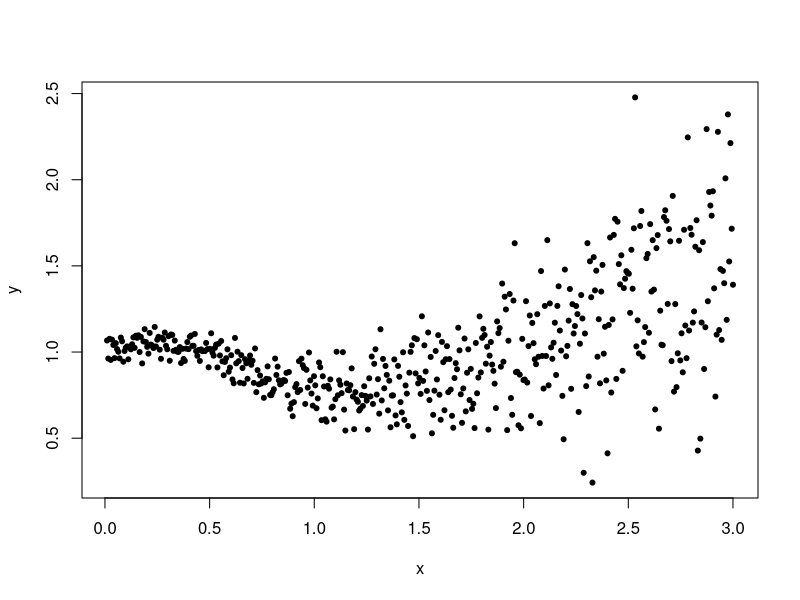
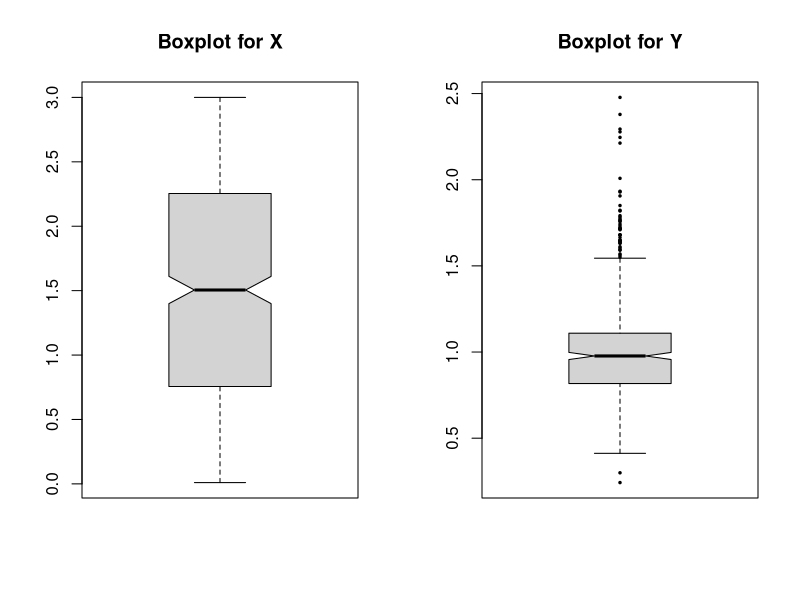
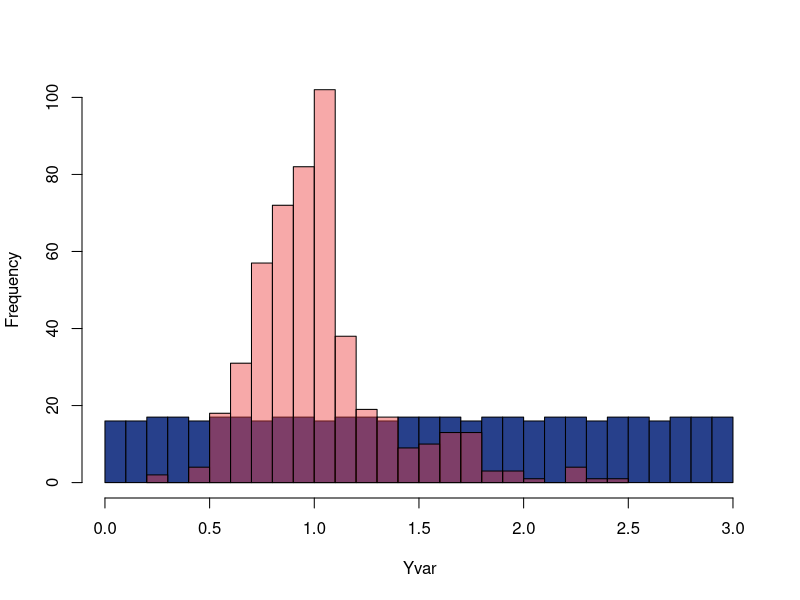
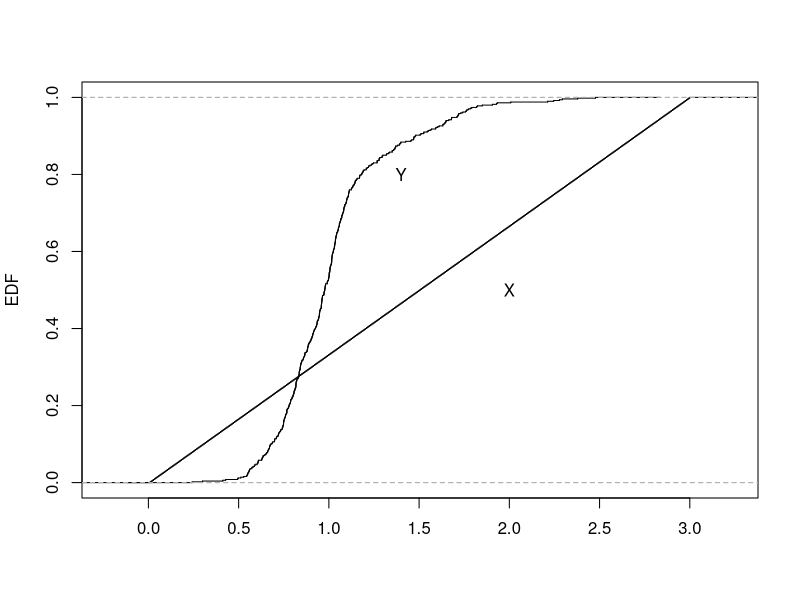

The R script that drew these images, in order:
# VII. Examine, summarize and plot bivariate and univariate data 


set.seed(1)
x <- sample(seq(0.01, 3, length.out=500))
y <- 0.5*x + 0.3^(x^2) + rnorm(500, mean=0, sd=(0.05*(1+x^2)))
xy <- cbind(x, y)

plot(xy, pch=20)
summary(x) ; summary(y)   	# Summarizes properties of an R object

par(mfrow=c(1,2))  		# Set up a two-panel figure
boxplot(x,  notch=T, main='Boxplot for X')  # See help(boxplot.stats) for explanation
boxplot(y,  notch=T, pch=20, cex=0.5, main='Boxplot for Y')
help("boxplot")
dev.copy2pdf(file='box.pdf')

par(mfrow=c(1,1))
hist(x, breaks=30, main='', xlim=range(x), ylim=c(0,100), 
     xlab='Yvar', col='royalblue4')
hist(y, breaks=30, main='', xlab='Yvar', 
     col='#ee3b3b70', add=TRUE) # add=TRUE suppresses a new plot

plot(ecdf(x), pch=20, cex=0.0, verticals=TRUE, main='',ylab='EDF',xlab='')  
plot(ecdf(y), pch=20, cex=0.0, verticals=TRUE, add=T)
text(2.0,0.5,"X") ; text(1.4,0.8,"Y")             # text adds annotation within a plot
dev.copy2pdf(file='ecdf.pdf')
